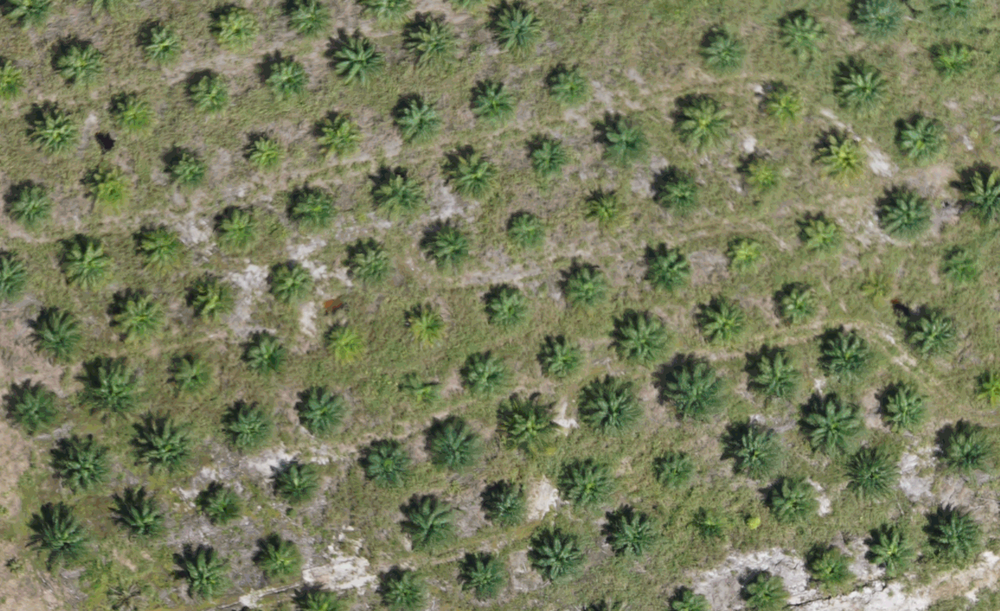
#> input picture sample images/Matanglevel6.png, 1000 x 611 px, shrunk from 1688 x 1031 before the run
$ python FYP2.1.py
#> lines starting #> are read from the running program, lines starting #| are printed output that depends on the picture; after the words box and inside, x2 and y2 are one past the last pixel; in counts of white or black regions, pixels touching at a corner belong together
import numpy as np
import cv2
import tkinter as tk
from matplotlib import pyplot as plt
from tkinter import filedialog
from PIL import Image, ImageCms


root = tk.Tk()
root.withdraw()

file_path = filedialog.askopenfilename()
#> the answer given: sample images/Matanglevel6.png

    # Open image and discard alpha channel which makes wheel round rather than square
im = Image.open(file_path ,"r").convert('RGB')

    # Convert to Lab colourspace
srgb_p = ImageCms.createProfile("sRGB")
lab_p  = ImageCms.createProfile("LAB")

rgb2lab = ImageCms.buildTransformFromOpenProfiles(srgb_p, lab_p, "RGB", "LAB")
Lab = ImageCms.applyTransform(im, rgb2lab)
#> Lab: PIL image 1000x611 LAB; mean of channels 0, 1, 2 129, 194.8, 18


    # Split into constituent channels so we can save 3 separate greyscales
L, a, b = Lab.split()
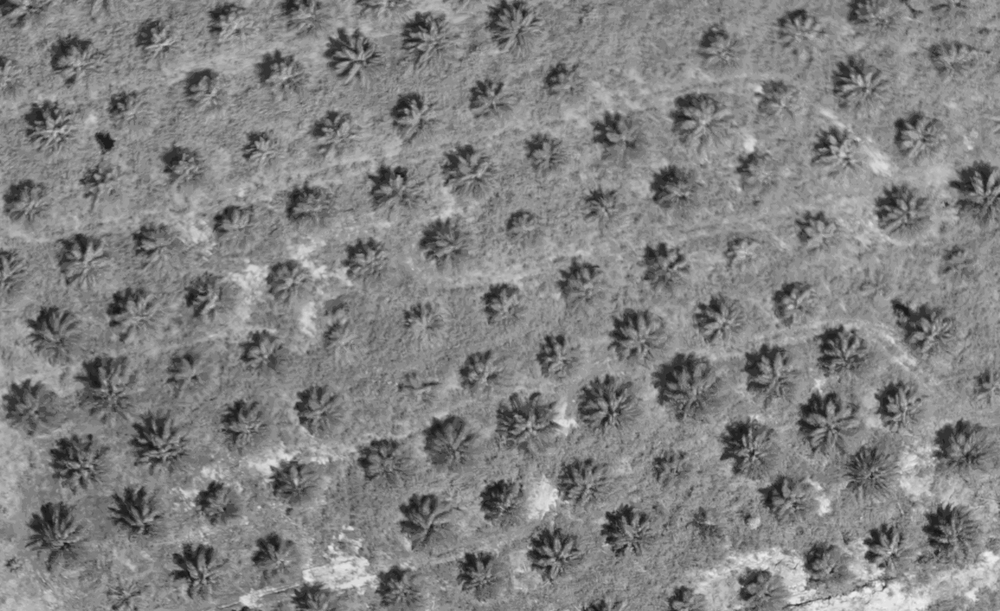
#> L: PIL image 1000x611 L; min 21, max 241, mean 129
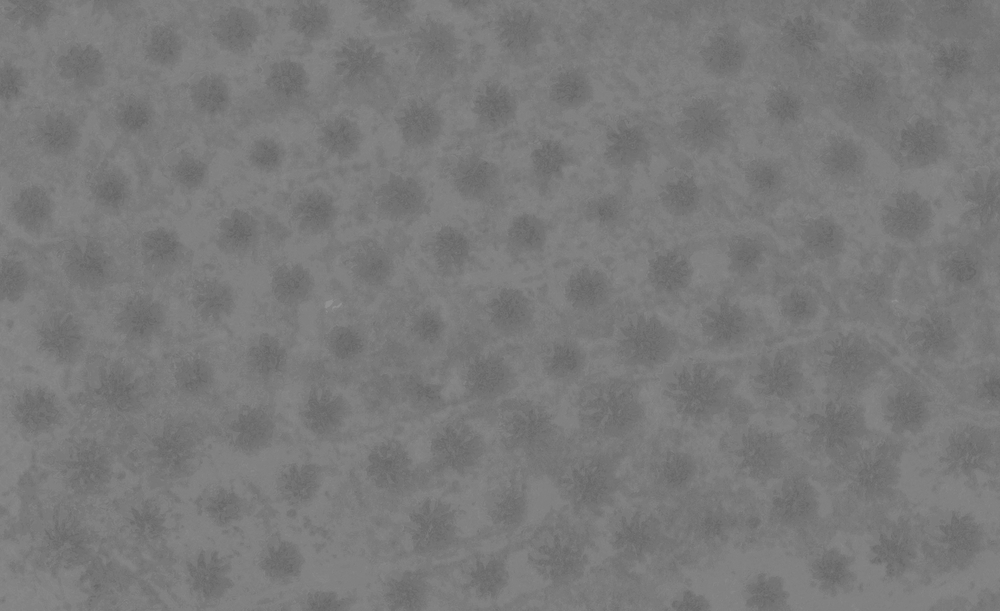
#> a: PIL image 1000x611 L; min 100, max 148, mean 122.1
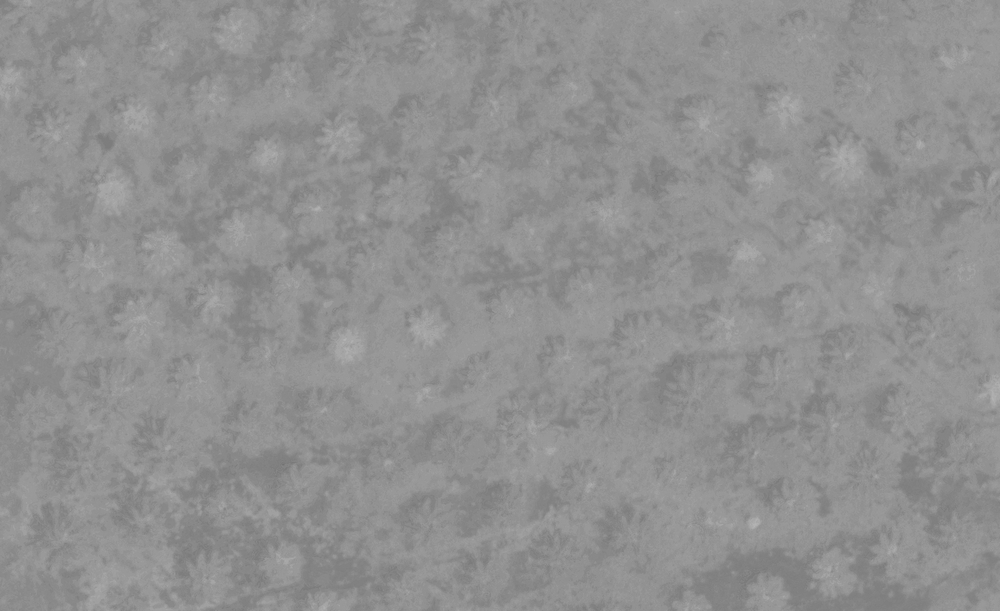
#> b: PIL image 1000x611 L; min 114, max 180, mean 144.6

L.save('L.png')
a.save('a.png')
b.save('b.png')

img = cv2.imread('a.png',0)
blur = cv2.GaussianBlur(img, (5,5), 0)

rval, imgf = cv2.threshold(blur, 255, 255, cv2.THRESH_BINARY + cv2.THRESH_OTSU)
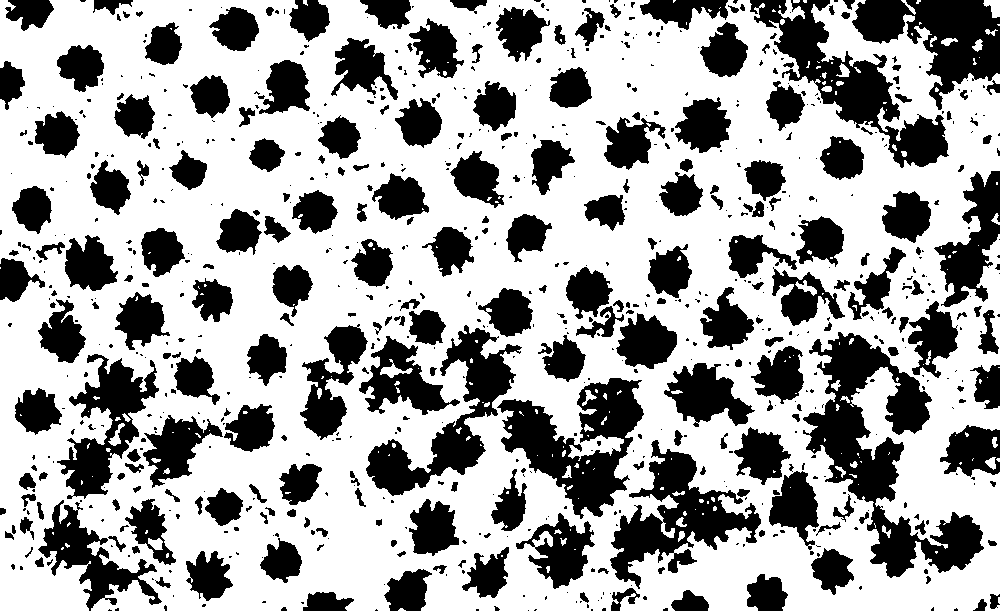
#> imgf: shape (611, 1000); 65% white; 786 black regions (510 under 20 px), largest, box (x1, y1, x2, y2) and area: (803, 332, 984, 578) 14475, (497, 378, 644, 519) 9153, (750, 0, 949, 168) 9146
#> rval = 120

edges = cv2.Canny(imgf, 0,255)
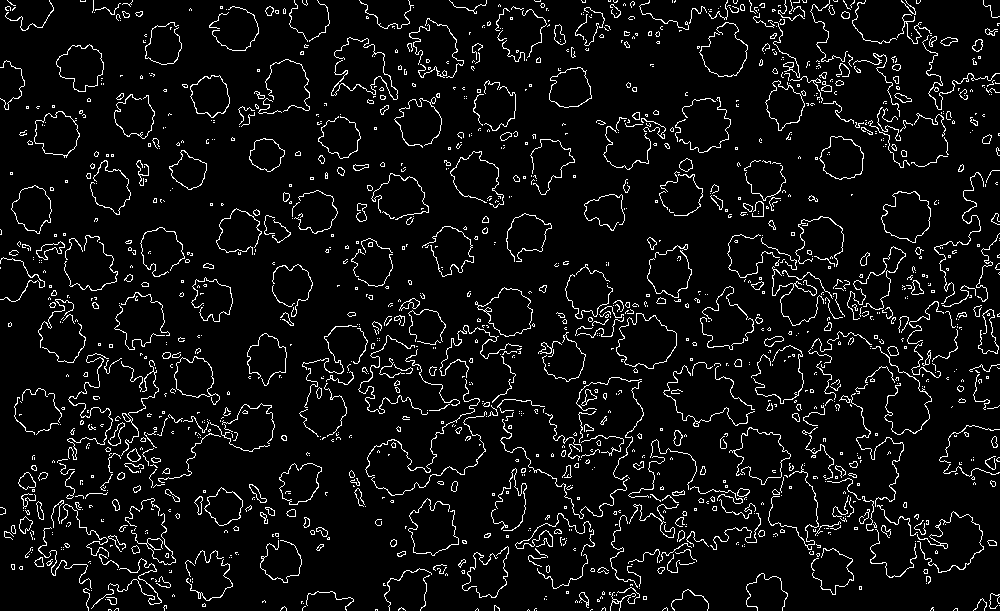
#> edges: shape (611, 1000); 6.2% white in thin lines or dots

cimg=cv2.cvtColor(edges,cv2.COLOR_GRAY2BGR)
#> cimg: shape (611, 1000, 3); 6.2% white in thin lines or dots

circles = cv2.HoughCircles(edges,cv2.HOUGH_GRADIENT,10,100,param1=255,param2=10,minRadius=20,maxRadius=30)
#> circles = 45 rows, first 8: [895, 545, 24], [935, 335, 24], [705, 125, 24], [115, 565, 24], [95, 465, 24], [505, 315, 24], [675, 475, 24], [835, 315, 24]

print (circles)
#> (printed output is left out)
circles = np.uint16(np.around(circles))
for i in circles[0,:]:
       # draw the outer circle
       cv2.circle(cimg,(i[0],i[1]),i[2],(0,255,0),2)
       # draw the center of the circle
       cv2.circle(cimg,(i[0],i[1]),2,(0,0,255),3)
#> this loop made 45 passes
#> i on passes 1 to 12: [895, 545, 24], [935, 335, 24], [705, 125, 24], [115, 565, 24], [95, 465, 24], [505, 315, 24], [675, 475, 24], [835, 315, 24], [755, 25, 24], [355, 65, 24], [905, 55, 24], [725, 325, 24]
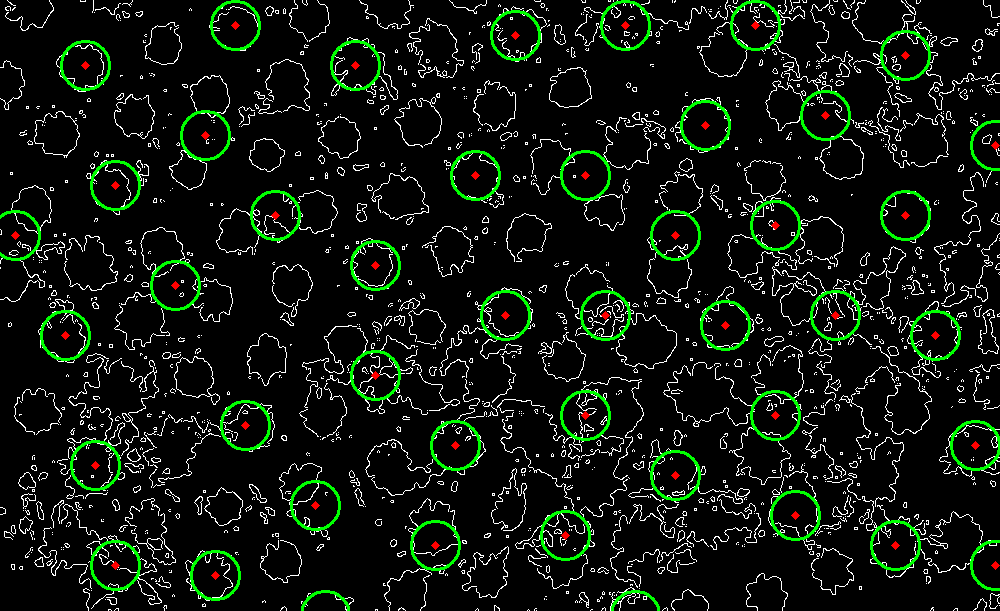
#> cimg: shape (611, 1000, 3); mean B, G, R 14.9, 23.2, 15.6

plt.imshow (cimg)
plt.title('detected crown'), plt.xticks([]), plt.yticks([])
print(circles.shape)
#| (1, 45, 3)
plt.show()

cv2.waitKey(0)
cv2.destroyAllWindows()
